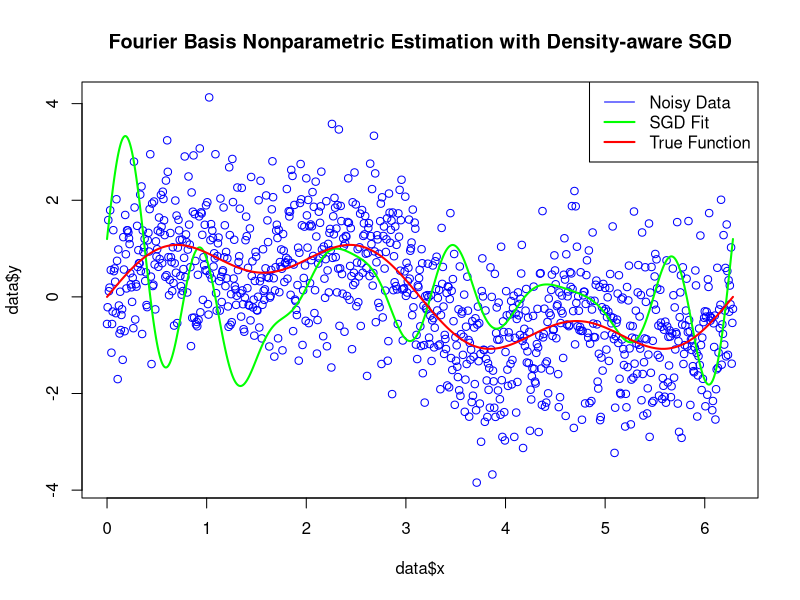

Reproduce this figure in R. (Note: this script raises an error after producing the figure.)
#This code shows the SGD optimization applied in FDA(nonparametic regression)
#I simulate a 1000 elements sample and the original function as y = sin(x) + 0.5 * sin(3 * x) + sigma
#Then with Fourier basis functions, I choose stochastic data from the sample and calculate the gradient
#And make the parameter descent with the gradient


# set seed
set.seed(123)

# sample number
n = 1000  
x = seq(0, 2 * pi, length.out = n) 

# simulate a function
f = function(x) {sin(x) + 0.5 * sin(3 * x)} 

y_true = f(x)
sigma = 1  # noise 
y = y_true + rnorm(n, mean = 0, sd = sigma)

# store the simulate data
data = data.frame(x = x, y = y)

#function for basis
fourier_basis = function(x, K) {
  Phi_list = lapply(1:K, function(k) cbind(sin(k * x), cos(k * x)))
  Phi = do.call(cbind, Phi_list)
  return(Phi)
}

#calculate the basis matrix
K = 10
Phi = fourier_basis(data$x, K)


#second derivative of basis function
fourier_basis_2nd_derivative = function(x, K) {
  Phi_2nd_list = lapply(1:K, function(k) cbind(-k^2 * sin(k * x), -k^2 * cos(k * x)))
  Phi_2nd = do.call(cbind, Phi_2nd_list)
  return(Phi_2nd)
}
Phi_2nd = fourier_basis_2nd_derivative(data$x, K)


# regularization
R = diag(2 * K)  # 简单的单位矩阵，可以根据需要修改


# define loss function
loss_function = function(beta, phi, y, lambda, R, K) {
  n = nrow(phi)
  mse = 0
  for(i in 1 : n){
    
      mse = mse + (y[i] - phi[i,] * beta)^2
    
  }
  mse = mse / n
  regularization = lambda * t(beta) %*% R %*% beta
  return(mse + regularization)
}


# gradient of loss function
gradient = function(beta, phi, y, lambda, R, K) {
  n = nrow(phi)
  mse_grad = 0
  
  for(i in 1 : n){
      mse_grad = mse_grad + (-2 * (y[i] - phi[i, ] * beta))
  }
  mse_grad = mse_grad/n
  regularization_grad = 0
  for(i in 1 : 2 * K){
    for(j in 1 :2 * K){
      regularization_grad = regularization_grad + 2 * beta[i] * R[i,j]
    }
  }
  return(mse_grad + regularization_grad)
}

# SGD parametor
learning_rate = 0.01
epochs = 1000
lambda = 0.1  
n_samples = 100  # sample number to choose

# initialize beta
beta = runif(2 * K, -0.5, 0.5)

# SGD algorithm
for (epoch in 1:epochs) {
  
  # stochastic sample
  i = sample(1:n, 10)
  phi = Phi[i, , drop = FALSE]
  yi = y[i]
  
  # gradient
  grad <- gradient(beta, phi, yi, lambda, R, K)
  
  # update beta
  I <- matrix(1, nrow = 20, ncol = 1)
  beta <- beta - learning_rate * grad * I
}

# prediction with optimization parameter
y_pred <- Phi %*% beta

# 绘制结果
plot(data$x, data$y, col = 'blue', main = 'Fourier Basis Nonparametric Estimation with Density-aware SGD')
lines(data$x, y_pred, col = 'green', lwd = 2)
lines(data$x, y_true, col = 'red', lwd = 2)
legend('topright', legend = c('Noisy Data', 'SGD Fit', 'True Function'), col = c('blue', 'green', 'red'), lwd = c(1, 2, 2))




### Above I use SGD to optimazation the nonparameter regression with each experiment I choose 50 stochastic data from the sample
### Now I want to compare the loss when the number of data I choose was different from 10, 50, 100, 500
### In the end, I depict a figure to vitually reflect the loss in different number of stochastic sample                         

                        
# SGD parameter
learning_rate <- 0.01
epochs <- 1000
lambda <- 0.1  
sample_sizes <- c(10, 50, 100, 200, 300, 400, 500)  # different tries of number of sample

# errors or loss
errors <- numeric(length(sample_sizes))

# run the experiment
for (j in seq_along(sample_sizes)) {
  n_samples <- sample_sizes[j]
  beta <- runif(2 * K, -0.5, 0.5)
  
  # SGD
  for (epoch in 1:epochs) {
  
    i = sample(1:n, n_samples)
    phi = Phi[i, , drop = FALSE]
    yi = y[i]
    
    # gradient
    grad = gradient(beta, phi, yi, lambda, R, K)
    
    # update beta
    I = matrix(1, nrow = 20, ncol = 1)
    beta = beta - learning_rate * grad * I
  }
  
  # calculate the loss
  y_pred = Phi %*% beta
  mse = mean((y - y_pred)^2)
  errors[j] = loss_function(beta, Phi, y, lambda, R, K)
}

# plot the out come
plot(sample_sizes, errors, type = 'b', col = 'blue', pch = 19, xlab = 'Sample Size', ylab = 'Loss', main = 'Loss vs Sample Size')
